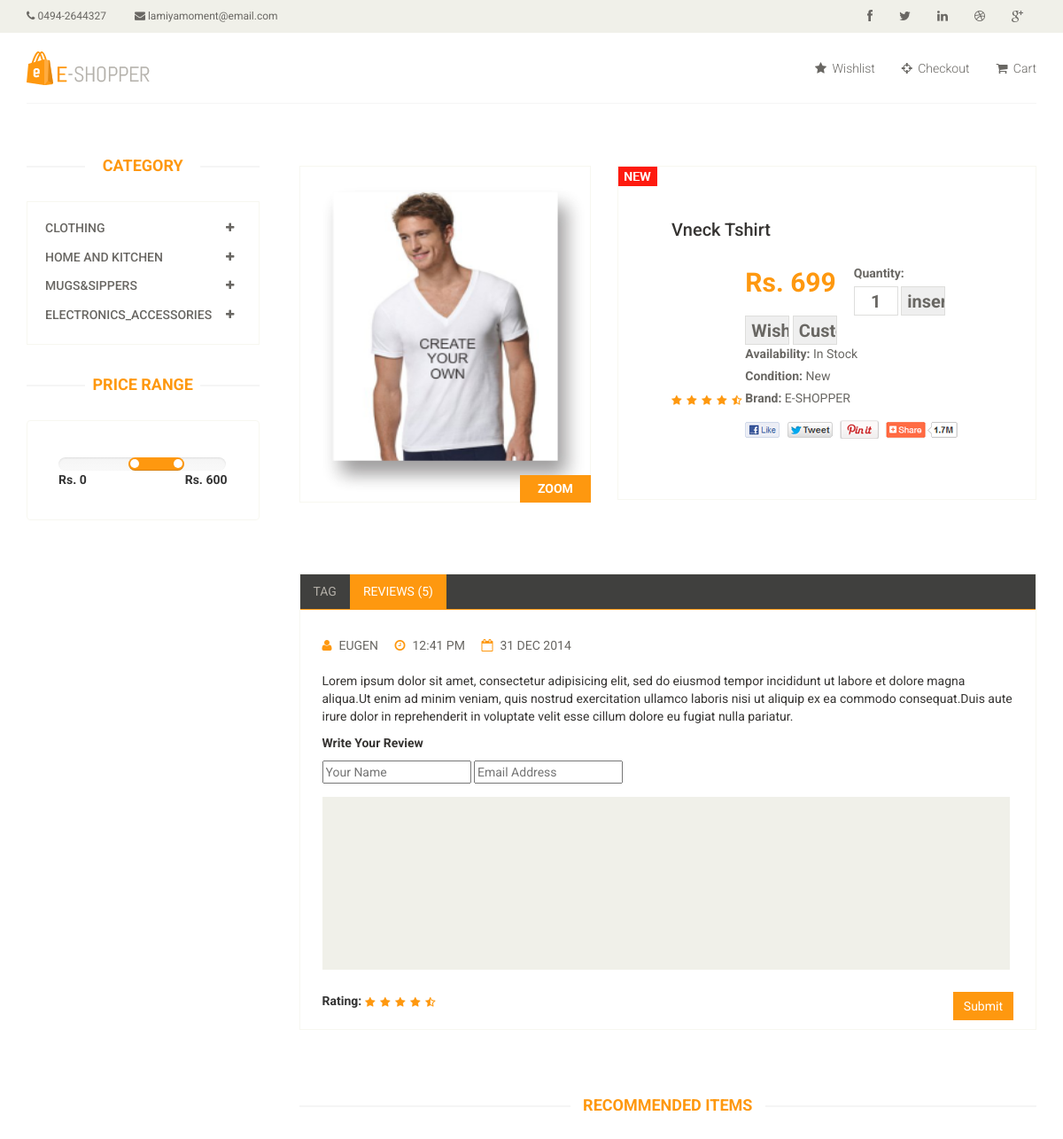
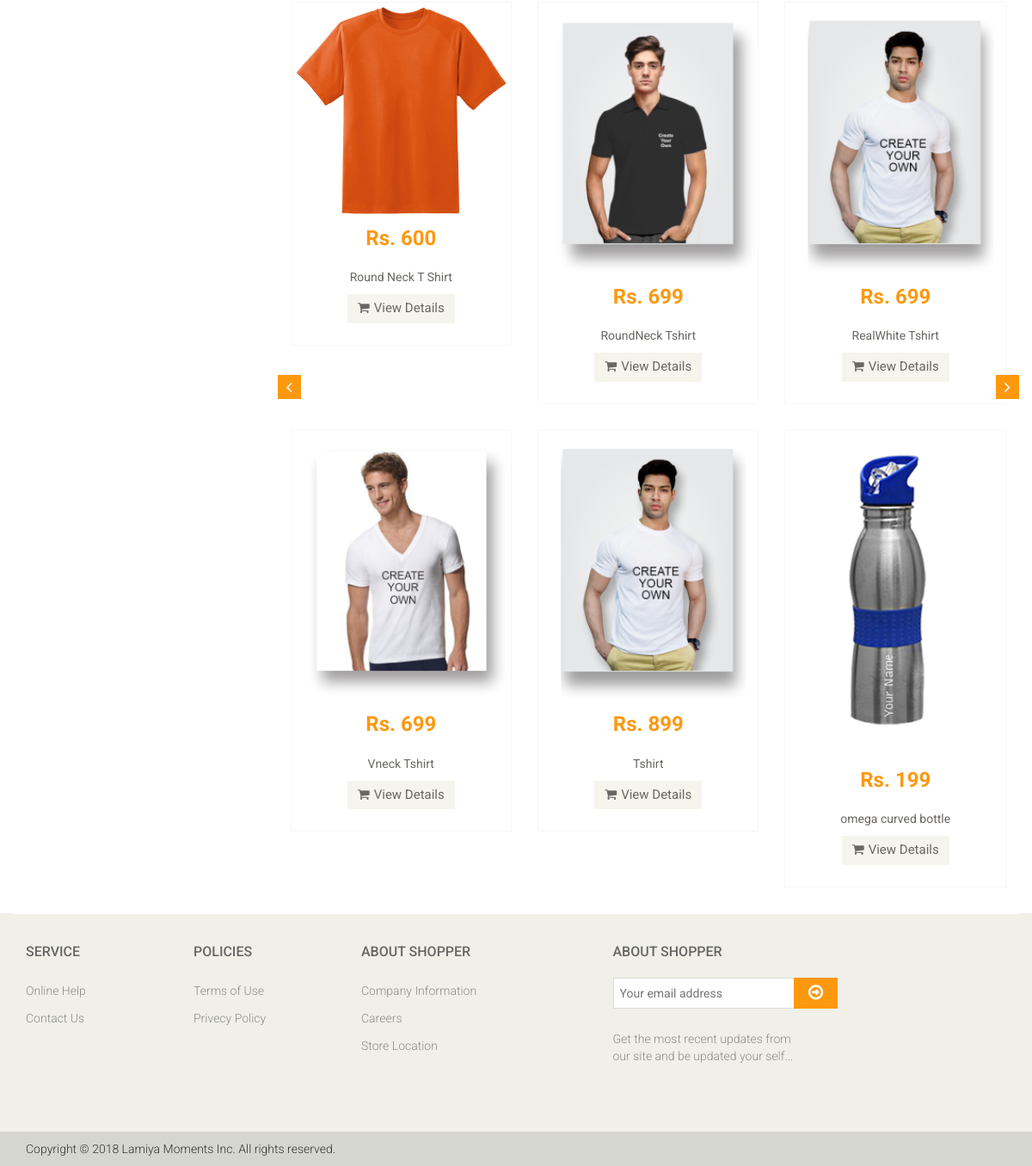
Screenshot of /product-details.php?id=8 with the database file from the repository (2 pictures, top to bottom).
### tables this page shows
CREATE TABLE IF NOT EXISTS `category` (
`id` int(11) NOT NULL,
  `category_name` varchar(50) NOT NULL
);

CREATE TABLE IF NOT EXISTS `product` (
`id` int(11) NOT NULL,
  `productname` varchar(50) NOT NULL,
  `category` varchar(50) NOT NULL,
  `prize` double NOT NULL,
  `quantity` int(11) NOT NULL,
  `model` varchar(50) NOT NULL,
  `color` varchar(50) NOT NULL,
  `size` int(11) NOT NULL,
  `IMAGE` varchar(50) DEFAULT NULL
);

### Ctegory.php (the view, shortened to what this page needs)
<?php
include_once 'config.php';
$sql = "SELECT * FROM category";
$result = $con->query($sql);
while ($row = mysqli_fetch_assoc($result)) {
    echo '<div class="panel panel-default">
								<div class="panel-heading">
									<h4 class="panel-title">
										<a data-toggle="collapse" data-parent="#accordian" href="#'
    . $row['category_name'] .
    '">
											<span class="badge pull-right"><i class="fa fa-plus"></i></span>'
    . $row['category_name'] .
    '</a>
									</h4>
								</div>
								<div id="'
    . $row['category_name'] .
    '" class="panel-collapse collapse">
									<div class="panel-body">
										<ul>';
    echo '<li></li>
											<li></li>
											<li></li>
											<li></li>
										</ul>
									</div>
								</div>
							</div>';
}

### SelectedProduct.php (shortened to what this page needs)
<?php
include_once 'config.php';
$sql = "SELECT * FROM product where id=" . $_GET['id'];
$result = $con->query($sql);
$row = mysqli_fetch_assoc($result);
?>
<div class="product-details">
    <div class="col-sm-5">
        <div class="view-product">
            <img src="images/<?php echo $row['IMAGE']; ?>" alt="" />
            <h3>ZOOM</h3>
        </div>
    </div>
    <div class="col-sm-7">
        <div class="product-information">
            <img src="images/product-details/new.jpg" class="newarrival" alt="" />
            <h2><?php echo $row['productname']; ?></h2>
            <img src="images/product-details/rating.png" alt="" />
            <span>
                <span>Rs. <?php echo $row['prize']; ?></span>
                <label>Quantity:</label><form name="insert" action="insertToCart.php?id=<?php echo $row['id']; ?>" method="POST">
                    <input type="text" value="1" name="qty"/>
                    <input type="submit" value="insertbutton" name="addcart" />
                    <a href="insertToWishlist.php?id=<?php echo $row['id']; ?>"><input type="button" value="Wish" /></a>
                    <a href="picture_editor/editor.php?image=http://localhost/eshopper/images/<?php echo $row['IMAGE']; ?>&id=<?php echo $row['id']; ?>"><input type="button" value="Customize" /></a>
            </span>
            <p><b>Availability:</b> In Stock</p>
            <p><b>Condition:</b> New</p>
            <p><b>Brand:</b> E-SHOPPER</p>
            <a href=""><img src="images/product-details/share.png" class="share img-responsive"  alt="" /></a>
        </div>
    </div>
</div>

### Recommended.php
<?php
include_once 'config.php';
$sql= "SELECT * FROM product LIMIT 0,6" ;
$result=$con->query($sql);
while($row= mysqli_fetch_assoc($result))
{
echo '<div class="col-sm-4">
										<div class="product-image-wrapper">
											<div class="single-products">
												<div class="productinfo text-center">
													<img src="images/'
											.$row['IMAGE'].
										'" alt="" />
													<h2>Rs. '.$row['prize'].'</h2>
													<p>'.$row['productname'].'</p>
													<a href="http://localhost/eshopper/product-details.php?id='
    . $row['id'] .
    '" class="btn btn-default add-to-cart"><i class="fa fa-shopping-cart"></i>View Details</a>
												</div>
											</div>
										</div>
					</div>';
}

### css/main.css (style rules this page uses)
body { font-family: 'Roboto', sans-serif; background:; position: relative; font-weight:400px; }
a { -webkit-transition: 300ms; -moz-transition: 300ms; -o-transition: 300ms; transition: 300ms; }
h1, h2, h3, h4, h5, h6 { font-family: 'Roboto', sans-serif; }
.item h2 { color: #363432; font-family: 'Roboto', sans-serif; font-size: 28px; font-weight: 700; margin-bottom: 22px; margin-top: 10px; }
.item p { color:#363432; font-size:16px; font-weight:300; font-family: 'Roboto', sans-serif; }
.category-products .panel { background-color: #FFFFFF; border: 0px; border-radius: 0px; box-shadow:none; margin-bottom: 0px; }
.category-products .panel-default .panel-heading { background-color: #FFFFFF; border: 0 none; color: #FFFFFF; padding: 5px 20px; }
.category-products .panel-default .panel-heading .panel-title a { color: #696763; font-family: 'Roboto', sans-serif; font-size: 14px; text-decoration: none; text-transform: uppercase; }
.category-products .badge { background:none; border-radius: 10px; color: #696763; display: inline-block; font-size: 12px; font-weight: bold; line-height: 1; min-width: 10px; padding: 3px 7px; text-align: center; vertical-align: baseline; white-space: nowrap; }
.product-image-wrapper { border:1px solid #F7F7F5; overflow: hidden; margin-bottom:30px; }
.single-products { position: relative; }
.productinfo h2 { color: #FE980F; font-family: 'Roboto', sans-serif; font-size: 24px; font-weight: 700; }
.productinfo p { font-family: 'Roboto', sans-serif; font-size: 14px; font-weight: 400; color: #696763; }
.productinfo img { width: 100%; }
.productinfo { position:relative; }
.add-to-cart { background:#F5F5ED; border: 0 none; border-radius: 0; color: #696763; font-family: 'Roboto', sans-serif; font-size: 15px; margin-bottom: 25px; }
.add-to-cart i { margin-right:5px; }
.product-details { overflow:hidden; }
.product-details { margin-bottom: 40px; overflow: hidden; margin-top: 10px; }
.view-product { position: relative; }
.view-product img { border: 1px solid #F7F7F0; height: 380px; width: 100%; }
.view-product h3 { background: #FE980F; bottom: 0; color: #FFFFFF; font-family: 'Roboto', sans-serif; font-size: 14px; font-weight: 700; margin-bottom: 0; padding: 8px 20px; position: absolute; right: 0; }
.product-information { border: 1px solid #F7F7F0; overflow: hidden; padding-bottom: 60px; padding-left: 60px; padding-top: 60px; position: relative; }
.newarrival { position:absolute; top:0; left:0 }
.product-information h2 { color: #363432; font-family: 'Roboto', sans-serif; font-size: 20px; margin-top: 0; }
.product-information p { color: #696763; font-family: 'Roboto', sans-serif; margin-bottom: 5px; }
.product-information span { display: inline-block; margin-bottom: 8px; margin-top: 18px; }
.product-information span span { color: #FE980F; float: left; font-family: 'Roboto', sans-serif; font-size: 30px; font-weight: 700; margin-right: 20px; margin-top: 0px; }
.product-information span input { border: 1px solid #DEDEDC; color: #696763; font-family: 'Roboto', sans-serif; font-size: 20px; font-weight: 700; height: 33px; outline: medium none; text-align: center; width: 50px; }
.product-information span label { color: #696763; font-family: 'Roboto', sans-serif; font-weight: 700; margin-right: 5px; }
.share { margin-top: 15px; }

### rows the page displays
category: category_name "CLOTHING"
category: category_name "HOME AND KITCHEN"
category: category_name "MUGS&SIPPERS"
category: category_name "ELECTRONICS_ACCESSORIES"
product: IMAGE (picture), productname "Vneck Tshirt", prize "699"
product: IMAGE (picture), prize "600", productname "Round Neck T Shirt"
product: IMAGE (picture), prize "699", productname "RoundNeck Tshirt"
product: IMAGE (picture), prize "699", productname "RealWhite Tshirt"
product: IMAGE (picture), prize "899", productname "Tshirt"
product: IMAGE (picture), prize "199", productname "omega curved bottle"
